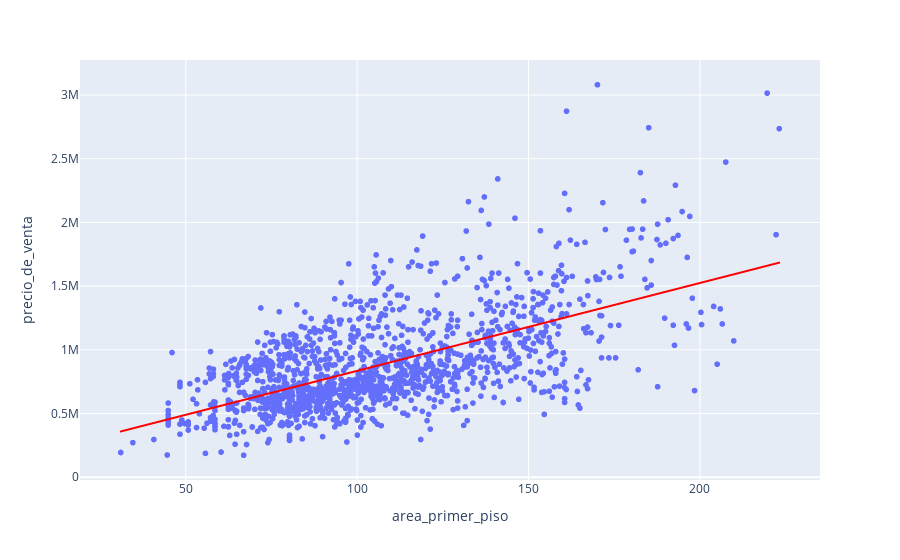

This figure's notebook cell:
### Markdown cell above
## Mejor recta

### Code cell
# Cuál es la recta que mejor se ajusta a esta relación
px.scatter(datos, x='area_primer_piso', y='precio_de_venta', trendline_color_override='red', trendline='ols')

### Figure 1 — Plotly figure (JSON) as saved in the notebook; plotly's stock layout.template omitted (floating-point values rounded to 4 significant figures; data arrays with more than 128 entries replaced by an {"elided": "..."} marker saying what was removed)
{"data": [{"hovertemplate": "area_primer_piso=%{x}<br>precio_de_venta=%{y}<extra></extra>", "legendgroup": "", "marker": {"color": "#636efa", "symbol": "circle"}, "mode": "markers", "name": "", "showlegend": false, "type": "scattergl", "x": {"elided": "1438 float values"}, "xaxis": "x", "y": {"elided": "1438 float values"}, "yaxis": "y"}, {"hovertemplate": "<b>OLS trendline</b><br>precio_de_venta = 6899.2 * area_primer_piso + 144777<br>R<sup>2</sup>=0.380142<br><br>area_primer_piso=%{x}<br>precio_de_venta=%{y} <b>(trend)</b><extra></extra>", "legendgroup": "", "line": {"color": "red"}, "marker": {"color": "#636efa", "symbol": "circle"}, "mode": "lines", "name": "", "showlegend": false, "type": "scattergl", "x": {"elided": "1438 float values"}, "xaxis": "x", "y": {"elided": "1438 float values"}, "yaxis": "y"}], "layout": {"legend": {"tracegroupgap": 0}, "margin": {"t": 60}, "xaxis": {"anchor": "y", "domain": [0, 1], "title": {"text": "area_primer_piso"}}, "yaxis": {"anchor": "x", "domain": [0, 1], "title": {"text": "precio_de_venta"}}}}
